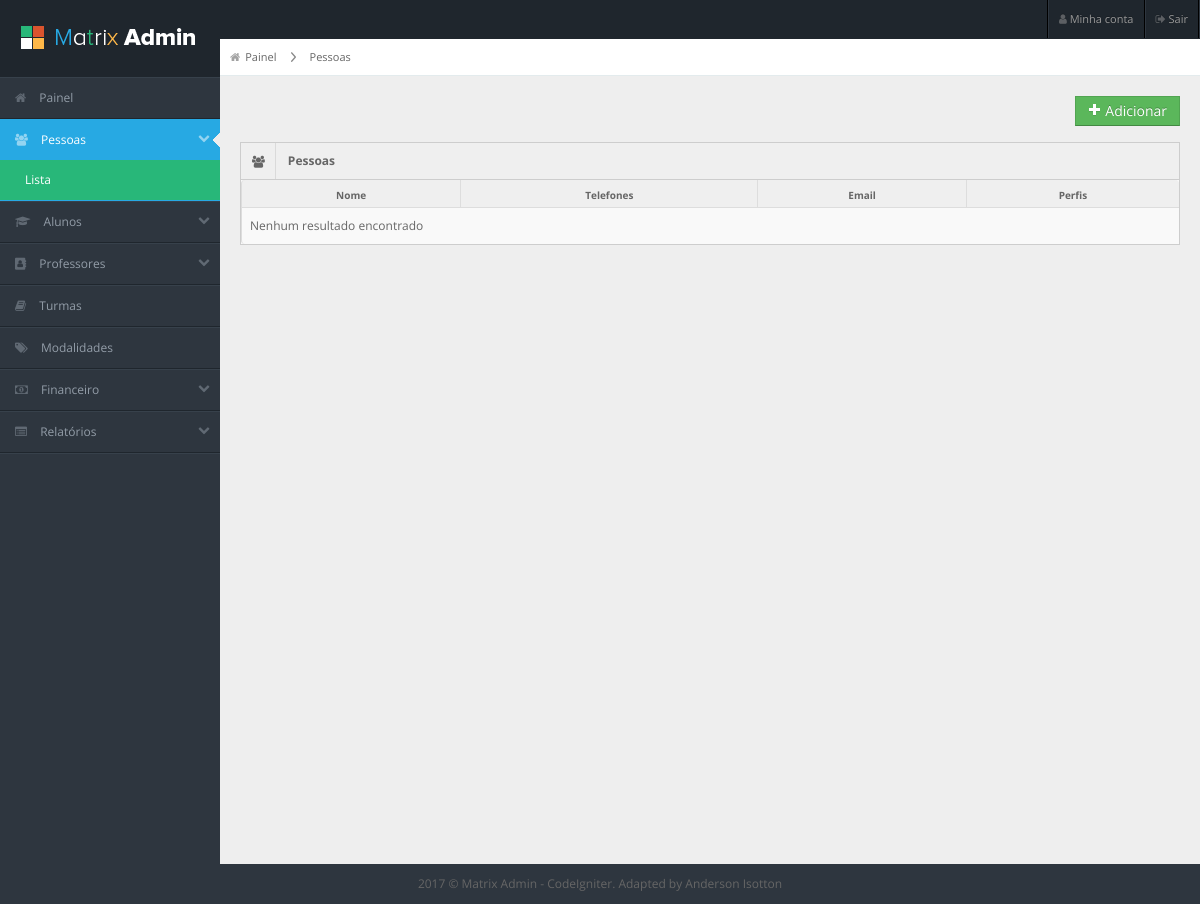
Before: /index.php/pessoas with the older database file.
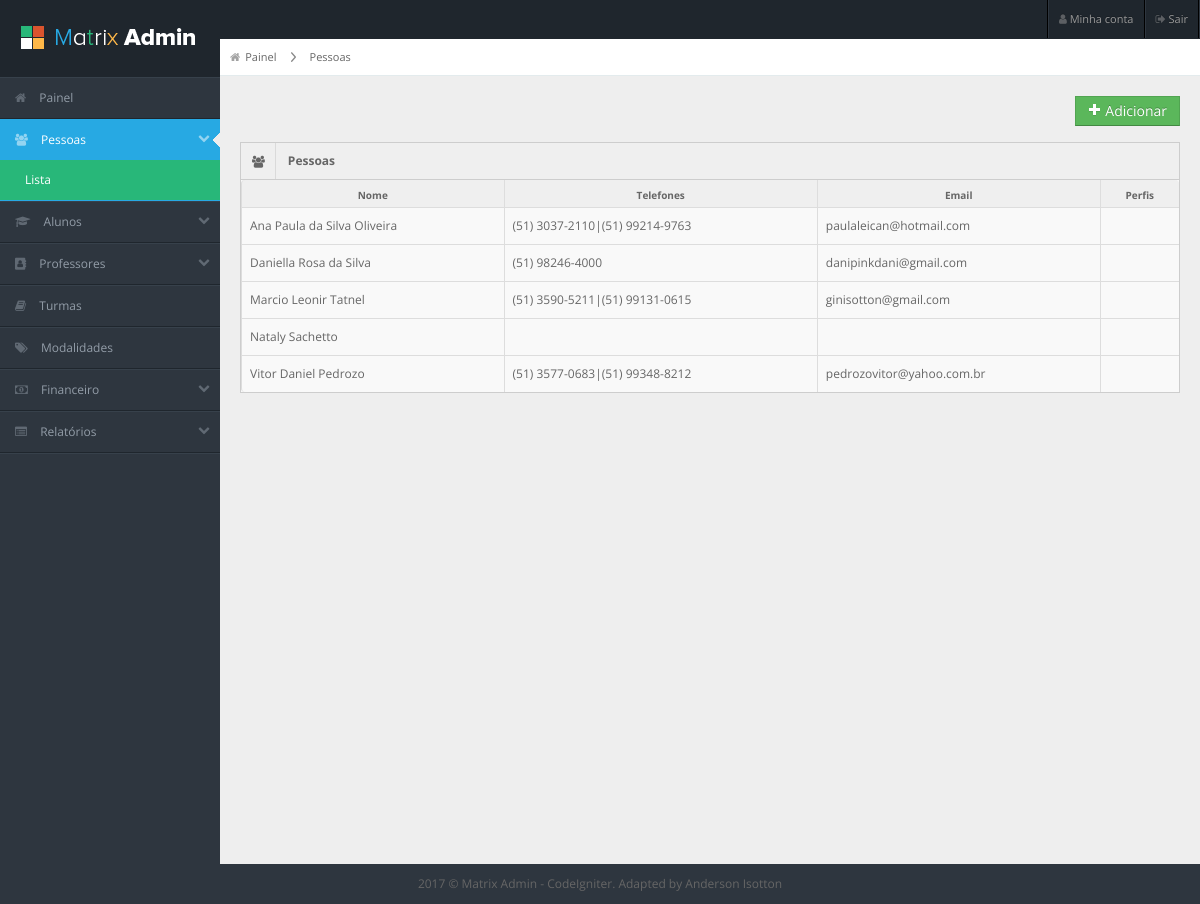
After: the same page with the newer database file.
### tables this page shows
CREATE TABLE `smasy_pessoa` (
  `codigo` int(11) NOT NULL AUTO_INCREMENT,
  `nome` varchar(45) NOT NULL,
  `dtnascimento` date NOT NULL,
  `sexo` char(1) DEFAULT NULL,
  `rua` varchar(100) DEFAULT NULL,
  `numero` varchar(10) DEFAULT NULL,
  `complemento` varchar(50) DEFAULT NULL,
  `bairro` varchar(100) DEFAULT NULL,
  `estado` int(11) DEFAULT NULL,
  `cidade` int(11) DEFAULT NULL,
  `cep` varchar(10) DEFAULT NULL,
  `cpf` varchar(15) DEFAULT NULL,
  `idimagem` int(11) DEFAULT NULL,
  `telefone1` varchar(20) DEFAULT NULL,
  `telefone2` varchar(20) DEFAULT NULL,
  `telefone3` varchar(20) DEFAULT NULL,
  `rg` varchar(25) DEFAULT NULL,
  `ufcartident` varchar(50) DEFAULT NULL,
  `orgemissorident` varchar(50) DEFAULT NULL,
  `dtemissaoident` date DEFAULT NULL,
  `naturalidade` int(11) DEFAULT NULL,
  `estadonatal` int(11) DEFAULT NULL,
  `email` varchar(100) DEFAULT NULL,
  `reccreatedby` int(11) NOT NULL,
  `reccreatedon` datetime NOT NULL,
  `recmodifiedby` int(11) DEFAULT NULL,
  `recmodifiedon` datetime DEFAULT NULL,
  PRIMARY KEY (`codigo`),
  KEY `fk_pessoa_estado_idx` (`estado`),
  KEY `fk_pessoa_cidade_idx` (`cidade`),
  KEY `fk_pessoa_imagem_idx` (`idimagem`),
  CONSTRAINT `fk_pessoa_cidade` FOREIGN KEY (`cidade`) REFERENCES `smasy_cidade` (`id`) ON DELETE NO ACTION ON UPDATE NO ACTION,
  CONSTRAINT `fk_pessoa_estado` FOREIGN KEY (`estado`) REFERENCES `smasy_estado` (`id`) ON DELETE NO ACTION ON UPDATE NO ACTION,
  CONSTRAINT `fk_pessoa_imagem` FOREIGN KEY (`idimagem`) REFERENCES `smasy_imagem` (`id`) ON DELETE NO ACTION ON UPDATE NO ACTION
);

### application/controllers/Pessoas.php (called while the page is built, shortened)
<?php
class Pessoas extends SY_controller {
    public function __construct() {
        $this->load->model('pessoa_model','',TRUE);
        $this->load->model('smasy_model','',TRUE);
        $this->data['activeMenu'] = 'pessoas';
    }
    public function index()
    {
        $this->data['pessoas'] = $this->pessoa_model->getList();
        $this->data['view'] = 'pessoas/listar';
        $this->data['activeSubMenu'] = 'lista';
        $this->load->view('layout/index',  $this->data);
    }
}

### index.php (called while the page is built, shortened)
<?php
require_once BASEPATH.'core/CodeIgniter.php';

### application/core/SY_model.php (called while the page is built, shortened)
<?php
class SY_Model extends CI_Model{
    protected $table;
    protected $colOrder;
    public function getList($offset = '', $limit = ''){
        return
            $this->db
                ->select("{$this->table}.*")
                ->order_by("{$this->table}.{$this->colOrder}")
                ->get($this->table, $offset, $limit)
                ->result();
    }
}

### application/views/pessoas/listar.php (the view)
<div class="row-fluid">
    <a href="<?php echo base_url();?>pessoas/adicionar" class="btn btn-success pull-right">
        <i class="icon-plus icon-white"></i>
        Adicionar
    </a>
</div>
<div class="widget-box">
    <div class="widget-title">
            <span class="icon">
                <i class="fa fa-users" aria-hidden="true"></i>
            </span>
        <h5>Pessoas</h5>
    </div>
    <div class="widget-content nopadding">
        <table class="table table-bordered">
            <thead>
            <tr>
                <th>Nome</th>
                <th>Telefones</th>
                <th>Email</th>
                <th>Perfis</th>
            </tr>
            </thead>
            <tbody>
                <?php if(count($pessoas)>0):
                    foreach ($pessoas as $pessoa):
                        $telefones = array();
                        $telefones[] = $pessoa->telefone1;
                        $telefones[] = $pessoa->telefone2;
                        $telefones[] = $pessoa->telefone3;
                        ?>
                        <tr class="row-clickable" data-link="<?php echo base_url()."pessoas/edit/{$pessoa->codigo}";?>">
                            <td><?php echo $pessoa->nome;?></a></td>
                            <td><?php echo implode('|',array_filter($telefones));?></td>
                            <td><?php echo $pessoa->email;?></td>
                            <td></td>
                        </tr>
                    <?php endforeach;?>
                <?php else:?>
                    <tr>
                        <td colspan="5">Nenhum resultado encontrado</td>
                    </tr>
                <?php endif;?>
            </tbody>
        </table>
    </div>
</div>

### application/views/layout/index.php (shortened to what this page needs)
<?php
$this->config->load('layout', TRUE);
if(is_array($this->layout)){
    $this->layout = array_merge_recursive($this->config->item('layout'),$this->layout);
}else{
    $this->layout = $this->config->item('layout');
}
$this->load->helper('url');
?>
<!DOCTYPE html>
<html lang="pt-BR">
    <head>
        <?php $this->load->view('layout/head');?>
    </head>
    <body data-basepath>
        <?php $this->load->view('layout/header');?>
        <?php $this->load->view('layout/menu');?>
        <div id="content">
            <div id="content-header">
                <?php $this->load->view('layout/breadcrumb');?>
            </div>
            <div class="container-fluid">
                <?php $this->load->view($view);?>
            </div>
        </div>
        <?php $this->load->view('layout/footer');?>
    </body>
</html>

### application/views/layout/head.php (shortened to what this page needs)
<link rel="stylesheet" href="<?php echo base_url()?>assets/css/bootstrap.min.css" />
<link rel="stylesheet" href="<?php echo base_url()?>assets/css/bootstrap-responsive.min.css" />
<link rel="stylesheet" href="<?php echo base_url()?>assets/css/fullcalendar.css" />
<link rel="stylesheet" href="<?php echo base_url()?>assets/css/matrix-style.css" />
<link rel="stylesheet" href="<?php echo base_url()?>assets/css/matrix-media.css" />
<link href="<?php echo base_url()?>assets/font-awesome/css/font-awesome.css" rel="stylesheet" />
<link rel="stylesheet" href="<?php echo base_url()?>assets/css/jquery.gritter.css" />
<?php foreach ($this->layout['head']['stylesheets'] as $stylesheet):
    if(strpos($stylesheet,'http') !== false){
        $url = $stylesheet;
    }else{
        $url = base_url().$stylesheet;
    }
    ?>
<link rel="stylesheet" type='text/css' href="<?php echo $url?>" />
<?php endforeach;?>

### application/views/layout/header.php (shortened to what this page needs)
<div id="header">
    <h1><a href="<?php echo base_url();?>"><?php echo $this->layout['head']['title']?></a></h1>
</div>
<div id="user-nav" class="navbar navbar-inverse<?php echo ($this->layout['navbar']['search'] === false)?' navbar-right':'';?>">
    <ul class="nav">
    <?php foreach ($this->layout['navbar']['menu'] as $menu):?>
        <li>
            <a href="<?php echo $menu['href'];?>">
                <i class="fa <?php echo $menu['icon'];?>" aria-hidden="true"></i>
                <span><?php echo $menu['label'];?></span>
            </a>
        </li>
    <?php endforeach;?>
    </ul>
</div>

### application/views/layout/menu.php
<div id="sidebar"><a href="#" class="visible-phone"><i class="icon icon-list"></i> Menu</a>
    <ul>
        <?php foreach ($this->layout['menu'] as $item => $value):
            $class = array();
            if($item==$activeMenu){
                $class[] = 'active';
            }
            if(isset($value['submenu'])){
                $class[] = (in_array('active',$class))?'submenu open':'submenu';
            }
            ?>
            <li class="<?php echo implode(' ',$class)?>">
                <a href="<?php echo $value['href']?>">
                    <i class="fa <?php echo $value['icon']?>" aria-hidden="true"></i>
                    <span><?php echo $value['label']?></span>
                    <?php echo (isset($value['submenu']))?'<i class="fa fa-chevron-down  pull-right" aria-hidden="true"></i>':'';?>
                </a>
                <?php if(isset($value['submenu'])):?>
                    <ul>
                        <?php foreach ($value['submenu'] as $subItem => $subValue):?>
                            <li class="<?php echo ($subItem==$activeSubMenu)?'active':'';?>"><a href="<?php echo $subValue['href']?>"><?php echo $subValue['label']?></a></li>
                        <?php endforeach;?>
                    </ul>
                <?php endif; ?>
            </li>
        <?php endforeach;?>
    </ul>
</div>

### application/views/layout/breadcrumb.php
<div id="breadcrumb">
    <a href="<?php echo base_url() ?>" title="Dashboard" class="tip-bottom">
        <i class="fa fa-home"></i><?php echo $this->layout['menu']['home']['label'];?>
    </a>
    <?php
    $totalSegs = $this->uri->total_segments();
    for ($i = 1; $i <= $totalSegs;$i++):?>
        <a href="<?php echo base_url() . $this->uri->segment($i) ?>" class="tip-bottom" title="<?php echo ucfirst($this->uri->segment($i)); ?>">
            <?php echo ucfirst($this->uri->segment($i)); ?>
        </a>
    <?php endfor;?>
</div>

### application/views/layout/footer.php (shortened to what this page needs)
<div class="row-fluid">
    <div id="footer" class="span12"> 2017 &copy; Matrix Admin - CodeIgniter. Adapted by <a href="http://isotton.com.br">Anderson Isotton</a> </div>
</div>

### assets/css/matrix-media.css (style rules this page uses)
body { background:#2E363F; }
#header { background-color: #1f262d; margin-top:10px; }
#sidebar > ul { border-bottom: 1px solid #37414b }
#sidebar > ul > li { border-top: 1px solid #37414b; border-bottom: 1px solid #1f262d; }
#sidebar > ul > li.active { background-color: #27a9e3; border-bottom: 1px solid #27a9e3; border-top: 1px solid #27a9e3; }
#sidebar > ul > li.active a { color:#fff; text-decoration:none; }
#sidebar > ul li ul { background-color: #1e242b; }
#sidebar > ul li ul li a { color:#939da8 }
#sidebar > ul li ul li a:hover, #sidebar > ul li ul li.active a { color: #fff; background-color: #28b779; }

### assets/css/smasy/smasy.css (style rules this page uses)
tr.row-clickable { cursor: pointer; }

Changed rows visible on the page:
added smasy_pessoa: nome "Ana Paula da Silva Oliveira", telefones "(51) 3037-2110|(51) 99214-9763", email "paulaleican@hotmail.com"
added smasy_pessoa: nome "Daniella Rosa da Silva", telefones "(51) 98246-4000", email "danipinkdani@gmail.com"
added smasy_pessoa: nome "Marcio Leonir Tatnel", telefones "(51) 3590-5211|(51) 99131-0615", email "ginisotton@gmail.com"
added smasy_pessoa: nome "Nataly Sachetto"
added smasy_pessoa: nome "Vitor Daniel Pedrozo", telefones "(51) 3577-0683|(51) 99348-8212", email "pedrozovitor@yahoo.com.br"
Other visible differences:
text no longer shown: "Nenhum resultado encontrado"
